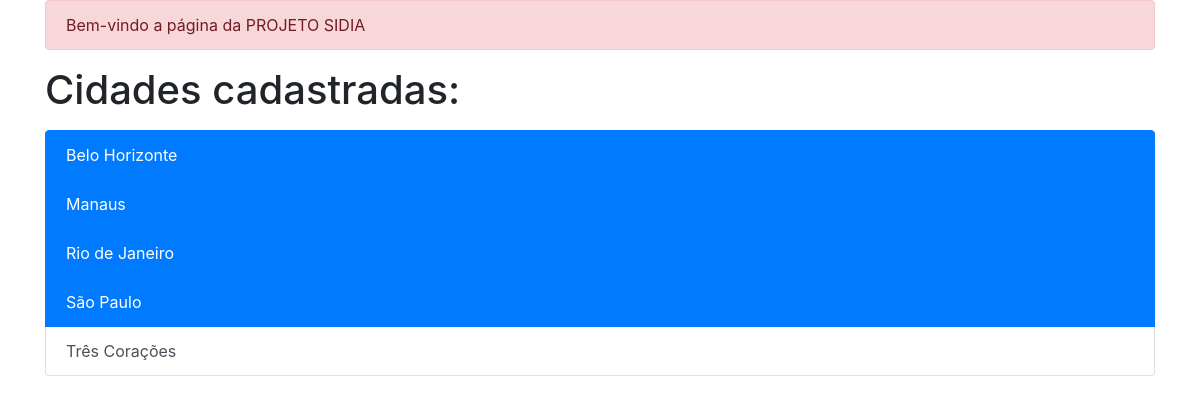
The app's page /, older data.
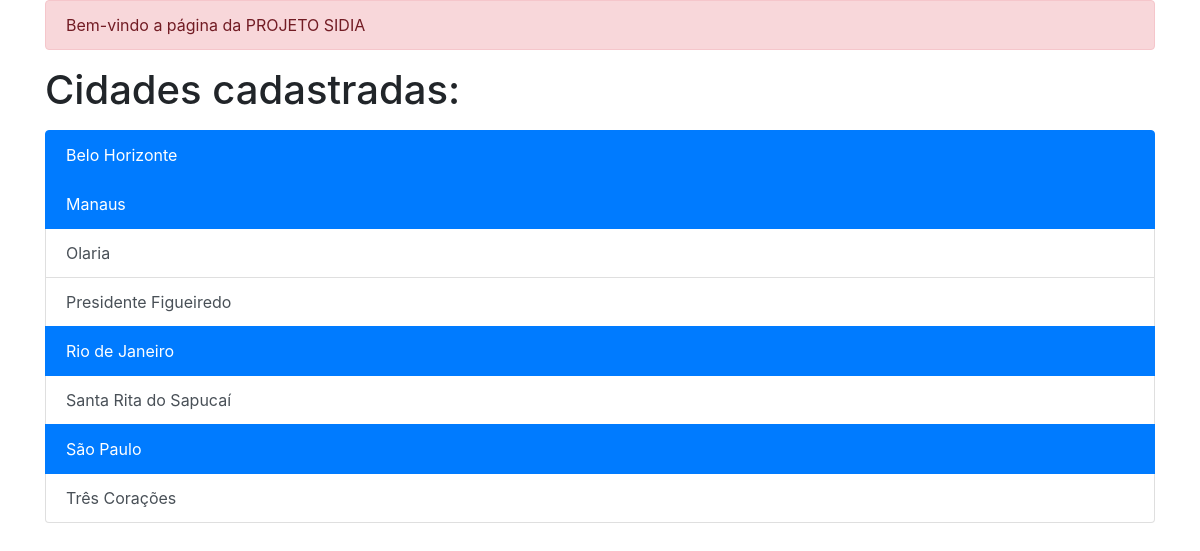
The same page, newer data.
### cadastros/models.py (models this page shows, shortened)
class Cidade(models.Model):
    estado = models.ForeignKey(Estado, on_delete=models.PROTECT, null=True, blank=False)
    nome = models.CharField(max_length=100, unique=True)
    capital = models.BooleanField(default=False, help_text='Marcar se a cidade for capital')

### cadastros/views.py (the view)
# urls.py: path('', CidadeList.as_view(), name='cidades-list'),
class CidadeList(SidiaBaseListView):
    queryset = Cidade.objects.all().order_by('nome')
    context_object_name = 'cidades'
    template_name = 'cadastros/lista_cidades.html'

### cadastros/views.py (called while the page is built)
    def get_context_data(self, **kwargs):
        context = super().get_context_data(**kwargs)
        context['titulo'] = 'PROJETO SIDIA'
        return context

### cadastros/templates/cadastros/lista_cidades.html (shortened to what this page needs)
{% extends 'base.html' %}
{% block conteudo %}
    <h1>Cidades cadastradas:</h1>
    <ul class="list-group">
        {% for cidade in cidades %}
        <a class="list-group-item list-group-item-action {% if cidade.capital %} active {% endif %}" href="{% url 'cidades-detalhe' cidade.id %}" >{{ cidade.nome }}</a>
        {% endfor %}
    </ul>
{% endblock %}

### templates/base.html (shortened to what this page needs)
<!DOCTYPE html>
<html lang="en">
<head>
    <link rel="stylesheet" href="https://stackpath.bootstrapcdn.com/bootstrap/4.5.2/css/bootstrap.min.css">
</head>
<body>
<div class="container">
    <div class="alert alert-danger" role="alert">Bem-vindo a página da {% if titulo %} {{ titulo }}{% else %} SIDIA {%endif %}</div>
    {% block conteudo %}
    {% endblock %}
</div>
</body>
</html>

Row changes from the older to the newer data that the page shows:
added Cidade: nome "Olaria", capital False (drawn)
added Cidade: nome "Presidente Figueiredo", capital False (drawn)
added Cidade: nome "Santa Rita do Sapucaí", capital False (drawn)
